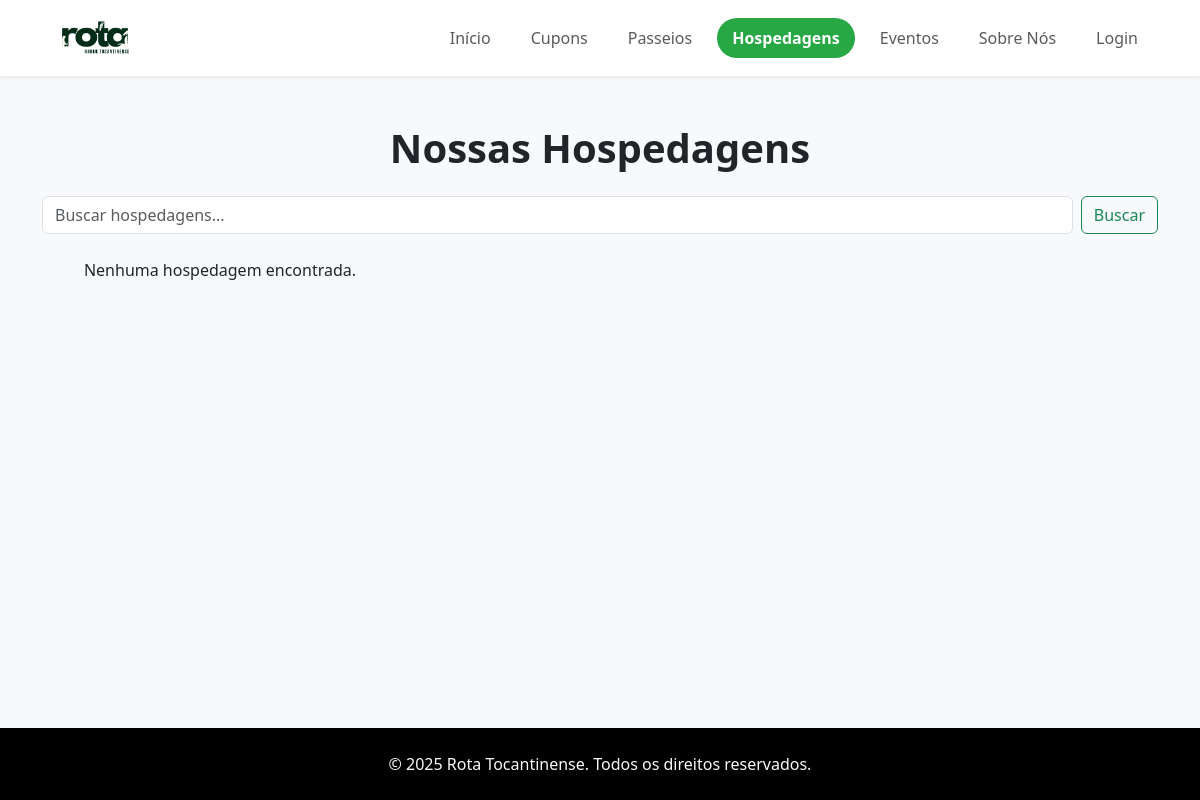
The app's page /hospedagens/, older data.
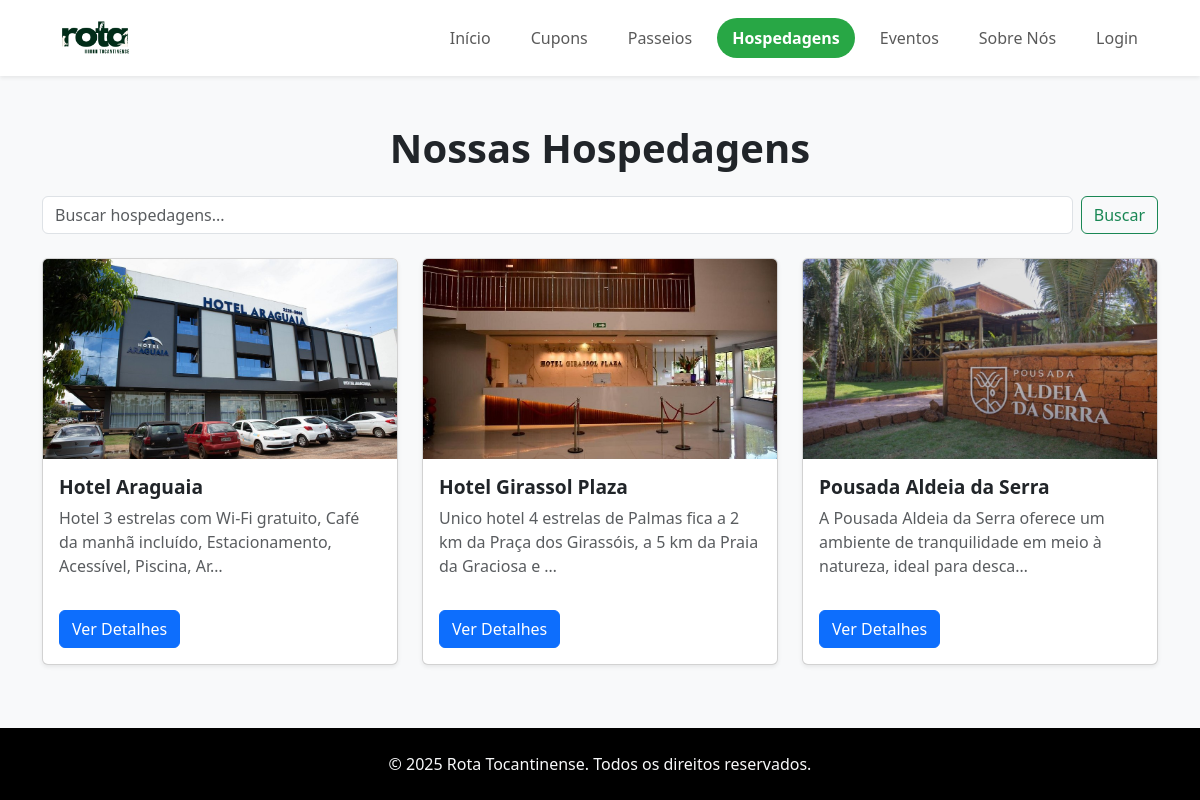
The same page, newer data.
### Home/models.py (models this page shows, shortened)
class Hospedagem(models.Model):
    nome = models.CharField(max_length=100)
    imagem = models.ImageField(upload_to='hospedagens/')
    descricao = models.TextField(default='')
    localizacao = models.CharField(max_length=255, blank=True)
    telefone = models.CharField(max_length=20, blank=True)
    valores = models.CharField(max_length=100, blank=True)
    horarios = models.CharField(max_length=100, blank=True)
    redes_sociais = models.URLField(blank=True)
    mapa_link = models.URLField(max_length=500, blank=True, help_text="Cole o link do Google Maps aqui")

### Home/views.py (the view)
# urls.py: path('hospedagens/', views.hospedagens, name='hospedagens'),
def hospedagens(request):
    query = request.GET.get('q')
    if query:
        hospedagens = Hospedagem.objects.filter(nome__icontains=query)
    else:
        hospedagens = Hospedagem.objects.all()
    return render(request, 'home/hospedagens.html', {'hospedagens': hospedagens})

### templates/home/hospedagens.html (shortened to what this page needs)
{% load static %}
<!DOCTYPE html>
<html lang="pt-br">
<head>
    <link rel="stylesheet" href="{% static 'css/style.css' %}">
    <link href="https://cdn.jsdelivr.net/npm/bootstrap@5.3.3/dist/css/bootstrap.min.css" rel="stylesheet">
    <link rel="stylesheet" href="https://cdn.jsdelivr.net/npm/bootstrap-icons@1.11.3/font/bootstrap-icons.min.css">
</head>
<body class="bg-light d-flex flex-column min-vh-100">
    <nav class="navbar navbar-expand-lg navbar-light bg-white shadow-sm">
        <div class="container">
            <a class="navbar-brand fw-bold" href="{% url 'inicio' %}">
                <img src="{% static 'img/Design sem nome.png' %}" alt="Logo Rota Tocantinense" height="50">
            </a>
            <div class="collapse navbar-collapse justify-content-end" id="navbarNav">
                <ul class="navbar-nav">
                    <li class="nav-item"><a class="nav-link" href="{% url 'inicio' %}">Início</a></li>
                    <li class="nav-item"><a class="nav-link" href="{% url 'cupons' %}">Cupons</a></li>
                    <li class="nav-item"><a class="nav-link" href="{% url 'passeios' %}">Passeios</a></li>
                    <li class="nav-item"><a class="nav-link" href="{% url 'hospedagens' %}">Hospedagens</a></li>
                    <li class="nav-item"><a class="nav-link" href="{% url 'eventos' %}">Eventos</a></li>
                    <li class="nav-item"><a class="nav-link" href="{% url 'sobrenos' %}">Sobre Nós</a></li>
                    <li class="nav-item">
                        {% if user.is_authenticated %}
                            <a class="nav-link" href="{% url 'perfil' %}">{{ user.first_name|default:user.username }}</a>
                        {% else %}
                            <a class="nav-link" href="{% url 'login' %}">Login</a>
                        {% endif %}
                    </li>
                </ul>
            </div>
        </div>
    </nav>
    <div class="container my-5 flex-grow-1">
        <h1 class="fw-bold mb-4 text-center">Nossas Hospedagens</h1>
        <form class="d-flex mb-4" role="search" method="get" action="{% url 'hospedagens' %}">
            <input class="form-control me-2" type="search" placeholder="Buscar hospedagens..." aria-label="Search" name="q" value="{{ request.GET.q }}">
            <button class="btn btn-outline-success" type="submit">Buscar</button>
        </form>
        <div class="row row-cols-1 row-cols-md-2 row-cols-lg-3 g-4">
            {% for hospedagem in hospedagens %}
            <div class="col">
                <div class="card h-100 shadow-sm">
                    <img src="{{ hospedagem.imagem.url }}" class="card-img-top" alt="{{ hospedagem.nome }}" style="height: 200px; object-fit: cover;">
                    <div class="card-body d-flex flex-column">
                        <h5 class="card-title fw-bold">{{ hospedagem.nome }}</h5>
                        <p class="card-text text-muted flex-grow-1">{{ hospedagem.descricao|truncatechars:100 }}</p>
                        <a href="{% url 'hospedagem_detalhes' hospedagem.id %}" class="btn btn-primary mt-3 align-self-start">Ver Detalhes</a>
                    </div>
                </div>
            </div>
            {% empty %}
            <div class="col-12">
                <p class="text-center">Nenhuma hospedagem encontrada.</p>
            </div>
            {% endfor %}
        </div>
    </div>
    <footer class="bg-black text-light py-4 mt-auto">
        <div class="container">
            <div class="row">
                <div class="col-12 text-center">
                    <p class="mb-0">&copy; {% now "Y" %} Rota Tocantinense. Todos os direitos reservados.</p>
                </div>
            </div>
        </div>
    </footer>
</body>
</html>

Row changes from the older to the newer data that the page shows:
added Hospedagem: imagem (picture), nome "Hotel Araguaia", descricao "Hotel 3 estrelas com Wi-Fi gratuito, Café da manhã incluído, Estacionamento, Acessível, Piscina, Ar…"
added Hospedagem: imagem (picture), nome "Hotel Girassol Plaza", descricao "Unico hotel 4 estrelas de Palmas fica a 2 km da Praça dos Girassóis, a 5 km da Praia da Graciosa e …"
added Hospedagem: imagem (picture), nome "Pousada Aldeia da Serra", descricao "A Pousada Aldeia da Serra oferece um ambiente de tranquilidade em meio à natureza, ideal para desca…"
Text that changed along with them:
text no longer shown: "Nenhuma hospedagem encontrada."
